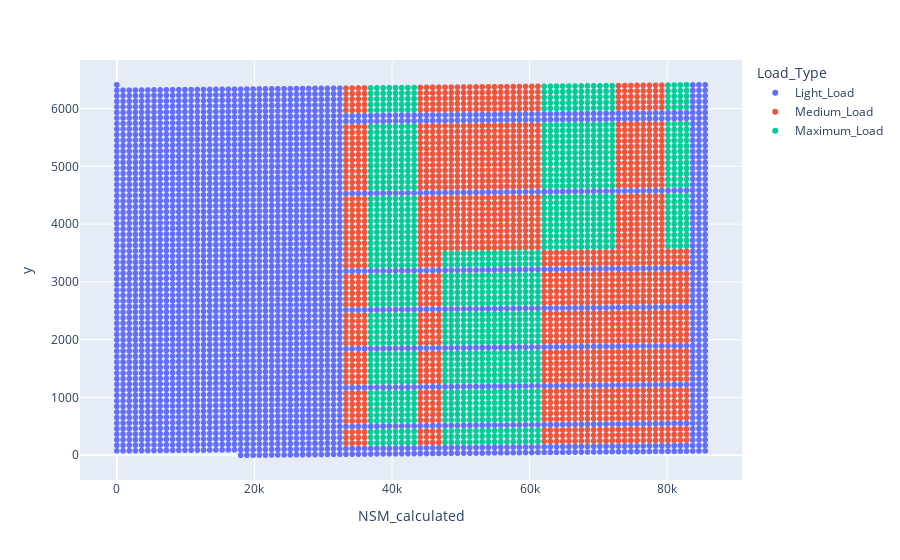

The code cell stored with this chart in its notebook:
### Markdown cell above
It results in the same accuracy as the above model. There is 13% decrease in the accuracy with the validation model. We need to investigate about other datavalues.

### Code cell
val_df['NSM_calculated']=val_df['Date_Time'].apply(lambda x: datetime.datetime.strptime(x,"%d-%m-%Y %H:%M").hour*3600+datetime.datetime.strptime(x,"%d-%m-%Y %H:%M").minute*60)
fig = px.scatter(val_df, x="NSM_calculated",y=np.arange(len(val_df)), color="Load_Type",hover_data=["Date_Time"])
fig.show()

### Figure 1 — Plotly figure (JSON) as saved in the notebook; plotly's stock layout.template omitted (floating-point values rounded to 4 significant figures; data arrays with more than 128 entries replaced by an {"elided": "..."} marker saying what was removed)
{"data": [{"customdata": {"elided": "3221x1 str values"}, "hovertemplate": "Load_Type=Light_Load<br>NSM_calculated=%{x}<br>y=%{y}<br>Date_Time=%{customdata[0]}<extra></extra>", "legendgroup": "Light_Load", "marker": {"color": "#636efa", "symbol": "circle"}, "mode": "markers", "name": "Light_Load", "showlegend": true, "type": "scattergl", "x": {"elided": "3221 int values"}, "xaxis": "x", "y": {"elided": "3221 int values"}, "yaxis": "y"}, {"customdata": {"elided": "1824x1 str values"}, "hovertemplate": "Load_Type=Medium_Load<br>NSM_calculated=%{x}<br>y=%{y}<br>Date_Time=%{customdata[0]}<extra></extra>", "legendgroup": "Medium_Load", "marker": {"color": "#EF553B", "symbol": "circle"}, "mode": "markers", "name": "Medium_Load", "showlegend": true, "type": "scattergl", "x": {"elided": "1824 int values"}, "xaxis": "x", "y": {"elided": "1824 int values"}, "yaxis": "y"}, {"customdata": {"elided": "1368x1 str values"}, "hovertemplate": "Load_Type=Maximum_Load<br>NSM_calculated=%{x}<br>y=%{y}<br>Date_Time=%{customdata[0]}<extra></extra>", "legendgroup": "Maximum_Load", "marker": {"color": "#00cc96", "symbol": "circle"}, "mode": "markers", "name": "Maximum_Load", "showlegend": true, "type": "scattergl", "x": {"elided": "1368 int values"}, "xaxis": "x", "y": {"elided": "1368 int values"}, "yaxis": "y"}], "layout": {"legend": {"title": {"text": "Load_Type"}, "tracegroupgap": 0}, "margin": {"t": 60}, "xaxis": {"anchor": "y", "domain": [0, 1], "title": {"text": "NSM_calculated"}}, "yaxis": {"anchor": "x", "domain": [0, 1], "title": {"text": "y"}}}}
